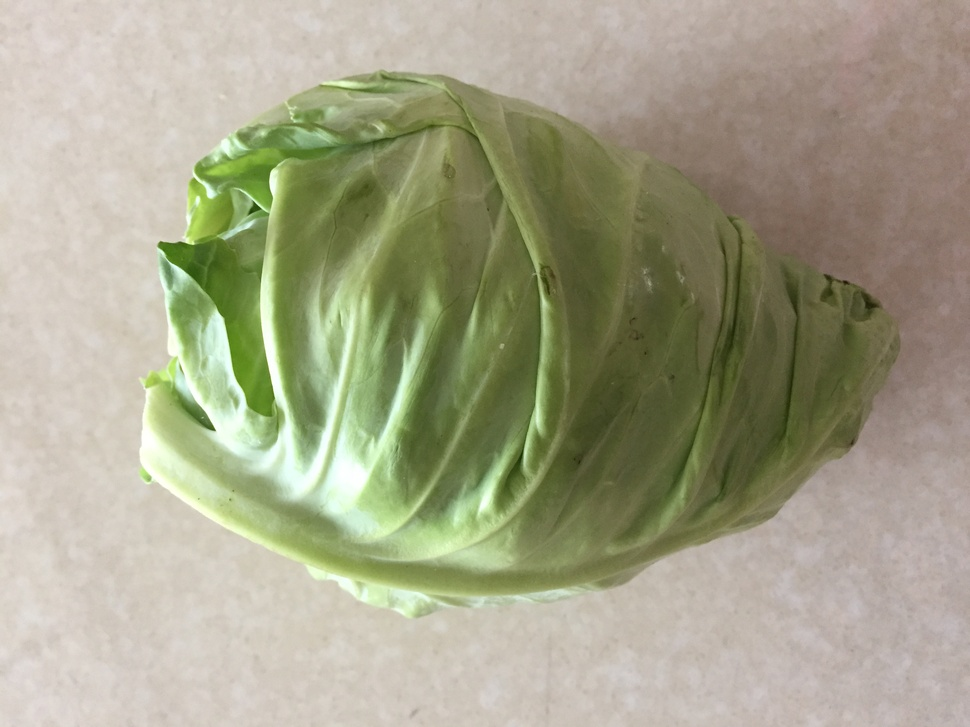
#> input picture testImg/IMG_2241.JPG, 970 x 727 px, shrunk from 3264 x 2448 before the run, found by its file name
$ python test1.py
#> lines starting #> are read from the running program, lines starting #| are printed output that depends on the picture
# [17 lines of commented-out code are left out]


from PIL import ImageEnhance
from PIL import ImageFilter
from PIL import Image
import numpy as np

im=Image.open('testImg/IMG_2241.jpg')
#> im is the input picture: PIL image 970x727 RGB; mean R, G, B 164.1, 162.8, 137.1
im.show()
enh1 = ImageEnhance.Contrast(im)
enh2 = ImageEnhance.Brightness(im)
im1=enh1.enhance(1.1)
im1.show("30% more Constract")
im2=enh2.enhance(1.3)
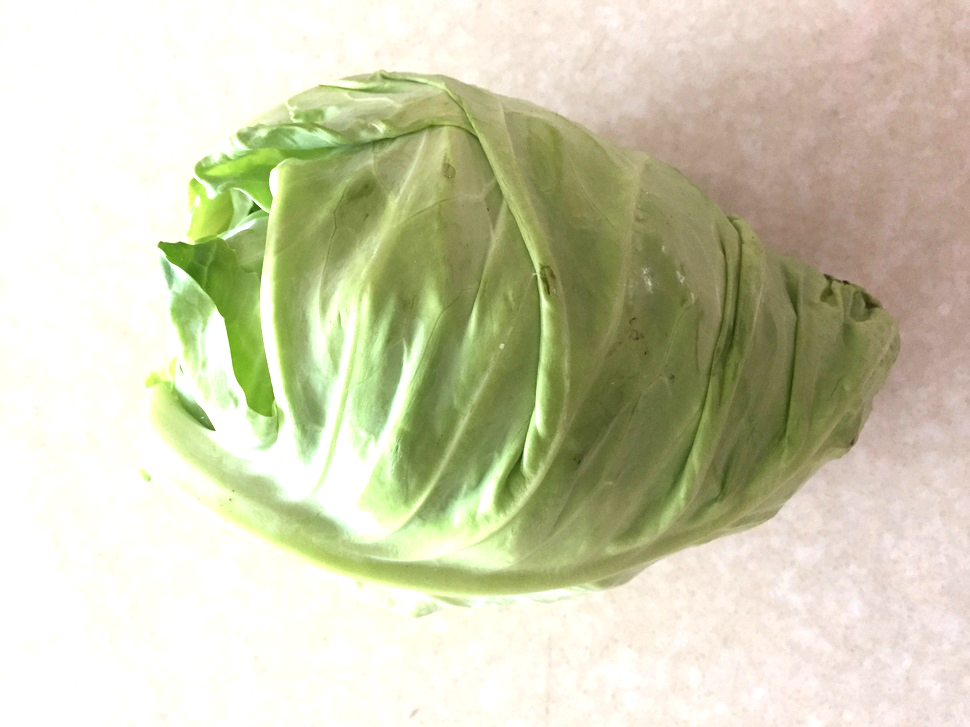
#> im2: PIL image 970x727 RGB; mean R, G, B 205.2, 205.1, 176.1
im2.show("30% more brightness")

enh3 = ImageEnhance.Brightness(im1)
im3=enh3.enhance(1.3)
im3.show("30% more brightness and Constract")

$ run again, with testImg/IMG_2240.jpg copied over testImg/IMG_2241.JPG
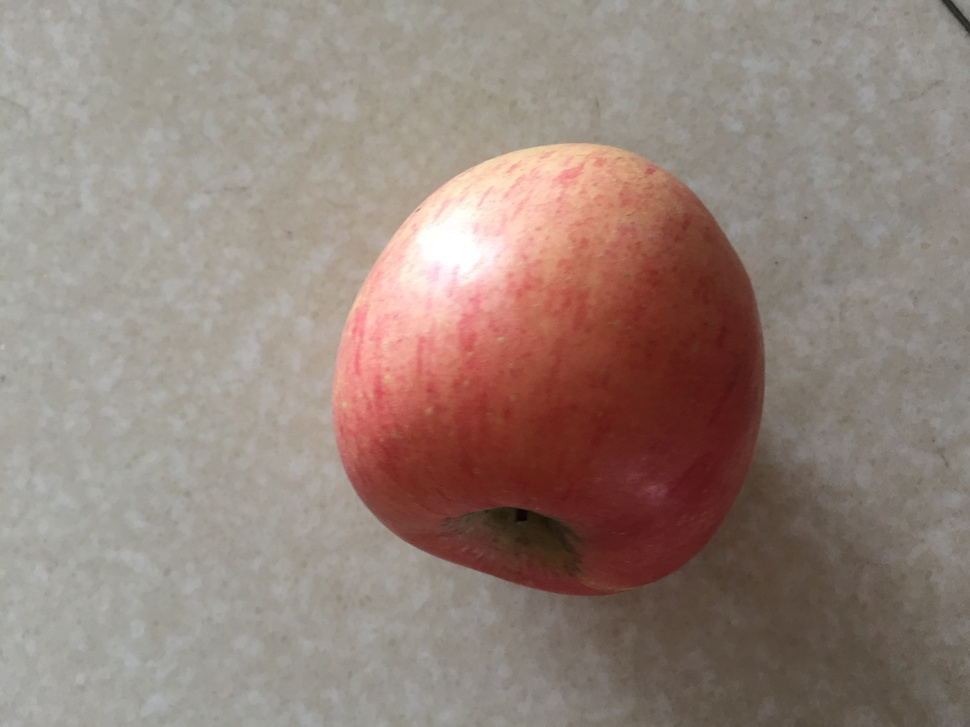
#> input picture testImg/IMG_2240.jpg, 970 x 727 px, shrunk from 3264 x 2448 before the run, found by its file name
#> im is the input picture: PIL image 970x727 RGB; mean R, G, B 148.9, 131.3, 122.6
#> `im2=enh2.enhance(1.3)`:
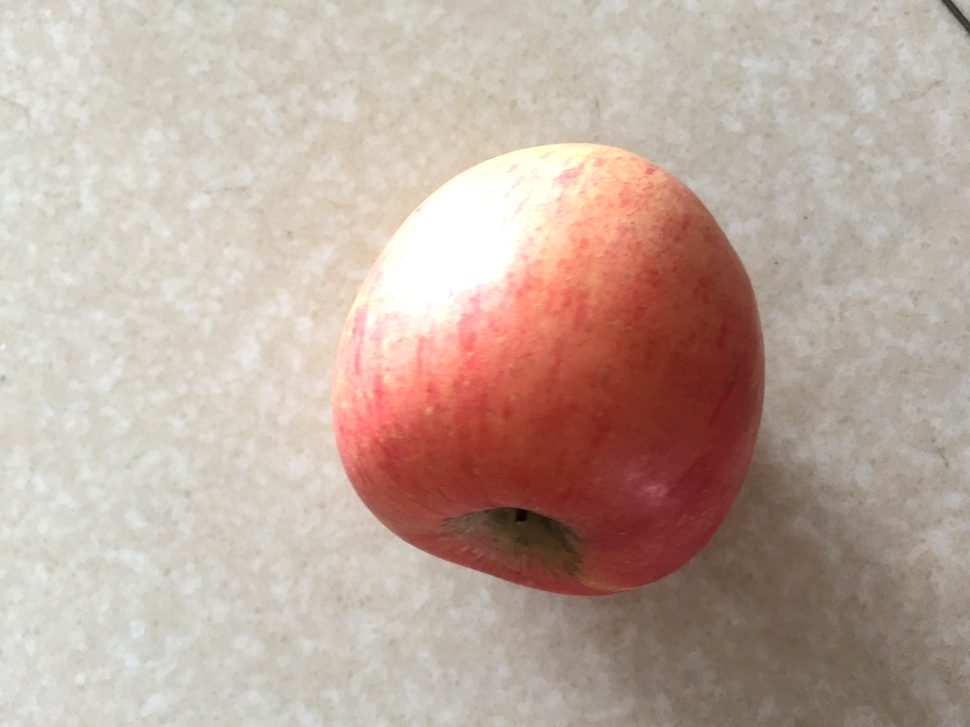
#> im2: PIL image 970x727 RGB; mean R, G, B 189.7, 169.5, 158.4
